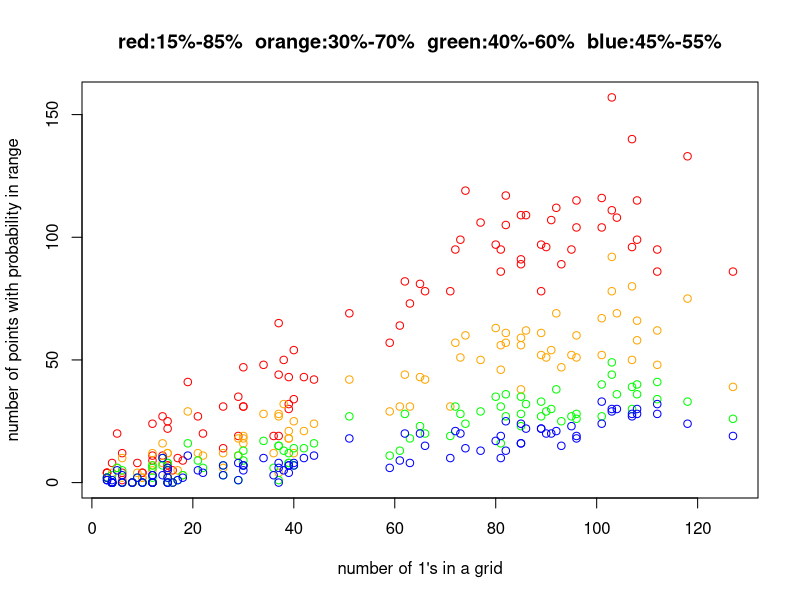

Write the R code that produced this figure.
count_ambiguity_30 = array(c(6,1,0,0,0,
                             17,10,5,1,1,
                             81,95,56,31,19,
                             72,95,57,31,21,
                             89,78,52,33,22,
                             127,86,39,26,19,
                             80,97,63,35,17,
                             108,115,66,40,30,
                             92,112,69,38,21,
                             85,109,59,28,16,
                             51,69,42,27,18,
                             9,8,4,2,2,
                             15,6,3,0,0,
                             107,140,80,39,28,
                             112,95,62,41,32,
                             4,0,0,0,0,
                             59,57,29,11,6,
                             30,31,18,13,7,
                             12,0,0,0,0,
                             4,8,4,3,1,
                             30,47,19,9,7,
                             112,86,48,34,28,
                             29,35,18,11,8,
                             6,4,2,0,0,
                             4,0,0,0,0,
                             40,54,25,14,8,
                             10,4,2,0,0,
                             15,7,5,2,2,
                             36,19,12,6,3,
                             15,25,12,8,6,
                             107,96,50,30,27,
                             85,89,38,23,16,
                             10,4,2,0,0,
                             37,44,27,15,8,
                             93,89,47,25,15,
                             37,19,4,1,0,
                             6,12,10,5,3,
                             4,0,0,0,0,
                             65,81,43,23,20,
                             95,95,52,27,23,
                             38,50,32,13,5,
                             103,157,92,49,30,
                             12,9,7,6,3,
                             89,97,61,27,22,
                             62,82,44,28,20,
                             82,117,61,36,25,
                             39,32,18,8,7,
                             82,105,57,27,13,
                             15,22,12,8,5,
                             3,4,2,2,2,
                             74,119,60,24,14,
                             42,43,21,14,10,
                             101,104,52,27,24,
                             108,99,58,36,28,
                             91,107,54,30,20,
                             81,86,46,16,10,
                             3,4,2,2,1,
                             22,20,11,6,4,
                             34,48,28,17,10,
                             73,99,51,28,20,
                             8,0,0,0,0,
                             5,20,6,6,5,
                             96,104,51,26,19,
                             103,111,78,44,29,
                             39,43,21,12,7,
                             29,19,11,1,1,
                             39,30,18,8,4,
                             71,78,31,19,10,
                             44,42,24,16,11,
                             15,7,5,0,0,
                             12,0,0,0,0,
                             12,24,12,7,3,
                             14,11,8,7,3,
                             4,0,0,0,0,
                             40,34,12,7,7,
                             63,73,31,18,8,
                             85,91,56,35,24,
                             118,133,75,33,24,
                             21,27,12,9,5,
                             66,78,42,20,15,
                             26,31,12,7,7,
                             3,4,2,2,1,
                             37,65,28,15,6,
                             96,115,60,28,18,
                             16,5,0,0,0,
                             77,106,50,29,13,
                             14,27,16,10,10,
                             26,14,6,3,3,
                             61,64,31,13,9,
                             19,41,29,16,11,
                             4,0,0,0,0,
                             30,31,16,7,5,
                             8,0,0,0,0,
                             101,116,67,40,33,
                             104,108,69,36,30,
                             18,9,3,3,2,
                             86,109,62,32,22,
                             4,0,0,0,0,
                             12,11,5,2,0,
                             90,96,51,29,20), dim = c(5, 100))

plot(count_ambiguity_30[1,], count_ambiguity_30[2,], col="red",
     xlab="number of 1's in a grid", ylab="number of points with probability in range",
     main="red:15%-85%  orange:30%-70%  green:40%-60%  blue:45%-55%")
points(count_ambiguity_30[1,], count_ambiguity_30[3,], col="orange")
points(count_ambiguity_30[1,], count_ambiguity_30[4,], col="green")
points(count_ambiguity_30[1,], count_ambiguity_30[5,], col="blue")

####################################################################